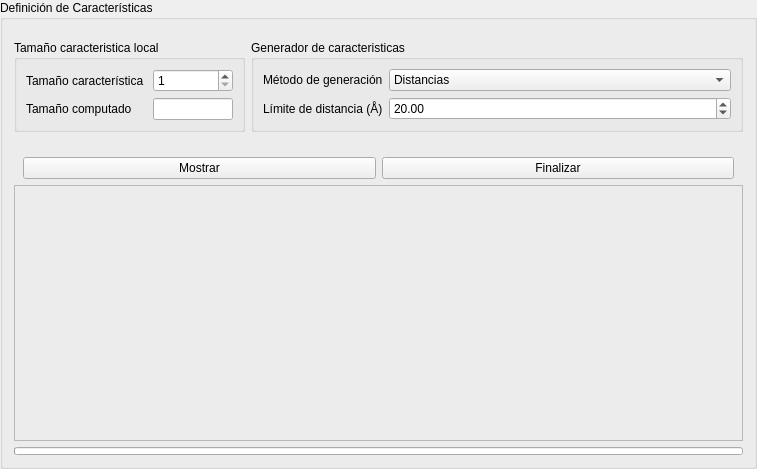
<?xml version="1.0" encoding="UTF-8"?>
<ui version="4.0">
 <class>FeatureDefinitionView</class>
 <widget class="QGroupBox" name="FeatureDefinitionView">
  <property name="geometry">
   <rect>
    <x>0</x>
    <y>0</y>
    <width>757</width>
    <height>469</height>
   </rect>
  </property>
  <property name="sizePolicy">
   <sizepolicy hsizetype="Preferred" vsizetype="Preferred">
    <horstretch>0</horstretch>
    <verstretch>0</verstretch>
   </sizepolicy>
  </property>
  <property name="windowTitle">
   <string>GroupBox</string>
  </property>
  <property name="title">
   <string>Definición de Características</string>
  </property>
  <layout class="QVBoxLayout" name="verticalLayout">
   <property name="sizeConstraint">
    <enum>QLayout::SetDefaultConstraint</enum>
   </property>
   <item>
    <widget class="QWidget" name="feature_qwgt" native="true">
     <property name="sizePolicy">
      <sizepolicy hsizetype="Preferred" vsizetype="Fixed">
       <horstretch>0</horstretch>
       <verstretch>0</verstretch>
      </sizepolicy>
     </property>
     <property name="minimumSize">
      <size>
       <width>0</width>
       <height>100</height>
      </size>
     </property>
     <property name="maximumSize">
      <size>
       <width>16777215</width>
       <height>120</height>
      </size>
     </property>
     <layout class="QHBoxLayout" name="horizontalLayout">
      <property name="spacing">
       <number>6</number>
      </property>
      <property name="leftMargin">
       <number>0</number>
      </property>
      <property name="topMargin">
       <number>0</number>
      </property>
      <property name="rightMargin">
       <number>0</number>
      </property>
      <item>
       <widget class="QGroupBox" name="featureSize_qgb">
        <property name="sizePolicy">
         <sizepolicy hsizetype="Fixed" vsizetype="Fixed">
          <horstretch>0</horstretch>
          <verstretch>0</verstretch>
         </sizepolicy>
        </property>
        <property name="minimumSize">
         <size>
          <width>0</width>
          <height>40</height>
         </size>
        </property>
        <property name="title">
         <string>Tamaño caracteristica local</string>
        </property>
        <layout class="QFormLayout" name="formLayout">
         <property name="horizontalSpacing">
          <number>9</number>
         </property>
         <property name="leftMargin">
          <number>9</number>
         </property>
         <property name="topMargin">
          <number>9</number>
         </property>
         <property name="rightMargin">
          <number>9</number>
         </property>
         <property name="bottomMargin">
          <number>9</number>
         </property>
         <item row="0" column="0">
          <widget class="QLabel" name="featureSize_qlb">
           <property name="minimumSize">
            <size>
             <width>0</width>
             <height>16</height>
            </size>
           </property>
           <property name="text">
            <string>Tamaño característica</string>
           </property>
          </widget>
         </item>
         <item row="0" column="1">
          <widget class="QSpinBox" name="featureSize_qsb">
           <property name="sizePolicy">
            <sizepolicy hsizetype="Preferred" vsizetype="Fixed">
             <horstretch>0</horstretch>
             <verstretch>0</verstretch>
            </sizepolicy>
           </property>
           <property name="minimumSize">
            <size>
             <width>0</width>
             <height>16</height>
            </size>
           </property>
           <property name="minimum">
            <number>1</number>
           </property>
           <property name="maximum">
            <number>100</number>
           </property>
           <property name="singleStep">
            <number>1</number>
           </property>
          </widget>
         </item>
         <item row="1" column="0">
          <widget class="QLabel" name="computedFeatSize_qlbl">
           <property name="minimumSize">
            <size>
             <width>0</width>
             <height>16</height>
            </size>
           </property>
           <property name="text">
            <string>Tamaño computado</string>
           </property>
          </widget>
         </item>
         <item row="1" column="1">
          <widget class="QLineEdit" name="computedFeatSize_qle">
           <property name="sizePolicy">
            <sizepolicy hsizetype="Fixed" vsizetype="Fixed">
             <horstretch>0</horstretch>
             <verstretch>0</verstretch>
            </sizepolicy>
           </property>
           <property name="minimumSize">
            <size>
             <width>0</width>
             <height>16</height>
            </size>
           </property>
           <property name="maximumSize">
            <size>
             <width>80</width>
             <height>16777215</height>
            </size>
           </property>
           <property name="maxLength">
            <number>16</number>
           </property>
           <property name="readOnly">
            <bool>true</bool>
           </property>
          </widget>
         </item>
        </layout>
       </widget>
      </item>
      <item>
       <widget class="QGroupBox" name="featGenera_qgb">
        <property name="sizePolicy">
         <sizepolicy hsizetype="Preferred" vsizetype="Fixed">
          <horstretch>0</horstretch>
          <verstretch>0</verstretch>
         </sizepolicy>
        </property>
        <property name="minimumSize">
         <size>
          <width>0</width>
          <height>40</height>
         </size>
        </property>
        <property name="title">
         <string>Generador de caracteristicas</string>
        </property>
        <layout class="QFormLayout" name="formLayout_2">
         <item row="0" column="0">
          <widget class="QLabel" name="featMethod_qlbl">
           <property name="minimumSize">
            <size>
             <width>0</width>
             <height>16</height>
            </size>
           </property>
           <property name="text">
            <string>Método de generación</string>
           </property>
          </widget>
         </item>
         <item row="0" column="1">
          <widget class="QComboBox" name="featMethod_qcb">
           <property name="sizePolicy">
            <sizepolicy hsizetype="Expanding" vsizetype="Fixed">
             <horstretch>0</horstretch>
             <verstretch>0</verstretch>
            </sizepolicy>
           </property>
           <property name="minimumSize">
            <size>
             <width>0</width>
             <height>16</height>
            </size>
           </property>
           <item>
            <property name="text">
             <string extracomment="Genera matriz de distancias interatómicas dentro del residuo, a partir de esto se obtienen las características locales.">Distancias</string>
            </property>
           </item>
           <item>
            <property name="text">
             <string extracomment="Genera matriz de angulos para la obtención de las características locales.">Angulos</string>
            </property>
           </item>
          </widget>
         </item>
         <item row="1" column="0">
          <widget class="QLabel" name="featLimit_qlbl">
           <property name="minimumSize">
            <size>
             <width>0</width>
             <height>16</height>
            </size>
           </property>
           <property name="text">
            <string>Límite de distancia (Å)</string>
           </property>
          </widget>
         </item>
         <item row="1" column="1">
          <widget class="QDoubleSpinBox" name="featLimit_qsb">
           <property name="sizePolicy">
            <sizepolicy hsizetype="Expanding" vsizetype="Fixed">
             <horstretch>0</horstretch>
             <verstretch>0</verstretch>
            </sizepolicy>
           </property>
           <property name="minimumSize">
            <size>
             <width>0</width>
             <height>16</height>
            </size>
           </property>
           <property name="maximum">
            <double>9999998.990000000223517</double>
           </property>
           <property name="singleStep">
            <double>1.000000000000000</double>
           </property>
           <property name="value">
            <double>20.000000000000000</double>
           </property>
          </widget>
         </item>
        </layout>
       </widget>
      </item>
     </layout>
    </widget>
   </item>
   <item>
    <widget class="QWidget" name="actions_qwdg" native="true">
     <property name="sizePolicy">
      <sizepolicy hsizetype="Preferred" vsizetype="Fixed">
       <horstretch>0</horstretch>
       <verstretch>0</verstretch>
      </sizepolicy>
     </property>
     <layout class="QHBoxLayout" name="horizontalLayout_2">
      <property name="topMargin">
       <number>0</number>
      </property>
      <property name="bottomMargin">
       <number>0</number>
      </property>
      <item>
       <widget class="QPushButton" name="showFeat_qpb">
        <property name="minimumSize">
         <size>
          <width>0</width>
          <height>16</height>
         </size>
        </property>
        <property name="text">
         <string>Mostrar</string>
        </property>
       </widget>
      </item>
      <item>
       <widget class="QPushButton" name="finish_qpb">
        <property name="minimumSize">
         <size>
          <width>0</width>
          <height>16</height>
         </size>
        </property>
        <property name="text">
         <string>Finalizar</string>
        </property>
       </widget>
      </item>
     </layout>
    </widget>
   </item>
   <item>
    <widget class="QFrame" name="sample_qfrm">
     <property name="frameShape">
      <enum>QFrame::StyledPanel</enum>
     </property>
     <property name="frameShadow">
      <enum>QFrame::Raised</enum>
     </property>
    </widget>
   </item>
   <item>
    <widget class="QProgressBar" name="taskProgress_qpb">
     <property name="sizePolicy">
      <sizepolicy hsizetype="Preferred" vsizetype="Fixed">
       <horstretch>0</horstretch>
       <verstretch>0</verstretch>
      </sizepolicy>
     </property>
     <property name="maximumSize">
      <size>
       <width>16777215</width>
       <height>8</height>
      </size>
     </property>
     <property name="value">
      <number>0</number>
     </property>
     <property name="textVisible">
      <bool>false</bool>
     </property>
    </widget>
   </item>
  </layout>
 </widget>
 <resources/>
 <connections/>
</ui>
